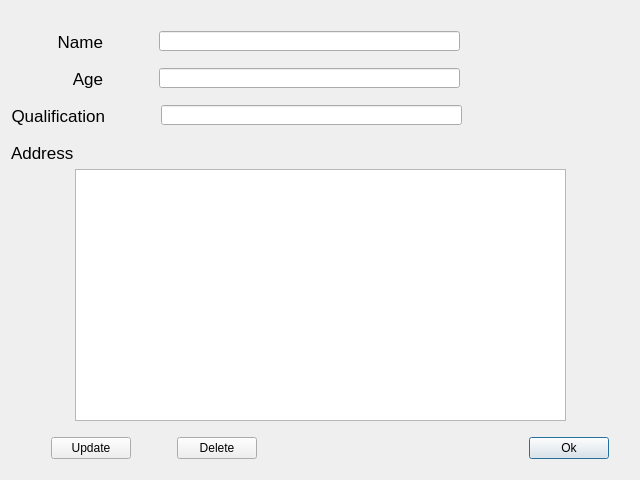
<?xml version="1.0" encoding="UTF-8"?>
<ui version="4.0">
 <class>CPersonDetails</class>
 <widget class="QDialog" name="CPersonDetails">
  <property name="geometry">
   <rect>
    <x>0</x>
    <y>0</y>
    <width>640</width>
    <height>480</height>
   </rect>
  </property>
  <property name="sizePolicy">
   <sizepolicy hsizetype="Fixed" vsizetype="Fixed">
    <horstretch>0</horstretch>
    <verstretch>0</verstretch>
   </sizepolicy>
  </property>
  <property name="minimumSize">
   <size>
    <width>640</width>
    <height>480</height>
   </size>
  </property>
  <property name="maximumSize">
   <size>
    <width>640</width>
    <height>480</height>
   </size>
  </property>
  <property name="windowTitle">
   <string>Dialog</string>
  </property>
  <property name="whatsThis">
   <string/>
  </property>
  <layout class="QVBoxLayout" name="verticalLayout">
   <item>
    <spacer name="verticalSpacer_4">
     <property name="orientation">
      <enum>Qt::Vertical</enum>
     </property>
     <property name="sizeType">
      <enum>QSizePolicy::Fixed</enum>
     </property>
     <property name="sizeHint" stdset="0">
      <size>
       <width>20</width>
       <height>20</height>
      </size>
     </property>
    </spacer>
   </item>
   <item>
    <layout class="QHBoxLayout" name="horizontalLayout_5">
     <item>
      <widget class="QLabel" name="label_3">
       <property name="sizePolicy">
        <sizepolicy hsizetype="Fixed" vsizetype="Fixed">
         <horstretch>0</horstretch>
         <verstretch>0</verstretch>
        </sizepolicy>
       </property>
       <property name="minimumSize">
        <size>
         <width>92</width>
         <height>21</height>
        </size>
       </property>
       <property name="font">
        <font>
         <pointsize>13</pointsize>
        </font>
       </property>
       <property name="text">
        <string>Name</string>
       </property>
       <property name="alignment">
        <set>Qt::AlignRight|Qt::AlignTrailing|Qt::AlignVCenter</set>
       </property>
      </widget>
     </item>
     <item>
      <spacer name="horizontalSpacer">
       <property name="orientation">
        <enum>Qt::Horizontal</enum>
       </property>
       <property name="sizeType">
        <enum>QSizePolicy::Fixed</enum>
       </property>
       <property name="sizeHint" stdset="0">
        <size>
         <width>50</width>
         <height>20</height>
        </size>
       </property>
      </spacer>
     </item>
     <item>
      <widget class="QLineEdit" name="leDisplayName">
       <property name="sizePolicy">
        <sizepolicy hsizetype="Fixed" vsizetype="Fixed">
         <horstretch>0</horstretch>
         <verstretch>0</verstretch>
        </sizepolicy>
       </property>
       <property name="minimumSize">
        <size>
         <width>301</width>
         <height>20</height>
        </size>
       </property>
       <property name="maximumSize">
        <size>
         <width>301</width>
         <height>20</height>
        </size>
       </property>
       <property name="font">
        <font>
         <family>Times New Roman</family>
         <pointsize>20</pointsize>
        </font>
       </property>
       <property name="text">
        <string/>
       </property>
       <property name="readOnly">
        <bool>true</bool>
       </property>
      </widget>
     </item>
     <item>
      <spacer name="horizontalSpacer_7">
       <property name="orientation">
        <enum>Qt::Horizontal</enum>
       </property>
       <property name="sizeHint" stdset="0">
        <size>
         <width>40</width>
         <height>20</height>
        </size>
       </property>
      </spacer>
     </item>
    </layout>
   </item>
   <item>
    <spacer name="verticalSpacer_3">
     <property name="orientation">
      <enum>Qt::Vertical</enum>
     </property>
     <property name="sizeType">
      <enum>QSizePolicy::Fixed</enum>
     </property>
     <property name="sizeHint" stdset="0">
      <size>
       <width>20</width>
       <height>10</height>
      </size>
     </property>
    </spacer>
   </item>
   <item>
    <layout class="QHBoxLayout" name="horizontalLayout_4">
     <item>
      <widget class="QLabel" name="label_2">
       <property name="sizePolicy">
        <sizepolicy hsizetype="Fixed" vsizetype="Fixed">
         <horstretch>0</horstretch>
         <verstretch>0</verstretch>
        </sizepolicy>
       </property>
       <property name="minimumSize">
        <size>
         <width>92</width>
         <height>21</height>
        </size>
       </property>
       <property name="font">
        <font>
         <pointsize>13</pointsize>
        </font>
       </property>
       <property name="text">
        <string>Age</string>
       </property>
       <property name="alignment">
        <set>Qt::AlignRight|Qt::AlignTrailing|Qt::AlignVCenter</set>
       </property>
      </widget>
     </item>
     <item>
      <spacer name="horizontalSpacer_2">
       <property name="orientation">
        <enum>Qt::Horizontal</enum>
       </property>
       <property name="sizeType">
        <enum>QSizePolicy::Fixed</enum>
       </property>
       <property name="sizeHint" stdset="0">
        <size>
         <width>50</width>
         <height>20</height>
        </size>
       </property>
      </spacer>
     </item>
     <item>
      <widget class="QLineEdit" name="leDisplayAge">
       <property name="sizePolicy">
        <sizepolicy hsizetype="Fixed" vsizetype="Fixed">
         <horstretch>0</horstretch>
         <verstretch>0</verstretch>
        </sizepolicy>
       </property>
       <property name="minimumSize">
        <size>
         <width>301</width>
         <height>20</height>
        </size>
       </property>
       <property name="maximumSize">
        <size>
         <width>301</width>
         <height>20</height>
        </size>
       </property>
       <property name="font">
        <font>
         <family>Times New Roman</family>
         <pointsize>20</pointsize>
        </font>
       </property>
       <property name="text">
        <string/>
       </property>
       <property name="readOnly">
        <bool>true</bool>
       </property>
      </widget>
     </item>
     <item>
      <spacer name="horizontalSpacer_6">
       <property name="orientation">
        <enum>Qt::Horizontal</enum>
       </property>
       <property name="sizeHint" stdset="0">
        <size>
         <width>40</width>
         <height>20</height>
        </size>
       </property>
      </spacer>
     </item>
    </layout>
   </item>
   <item>
    <spacer name="verticalSpacer_2">
     <property name="orientation">
      <enum>Qt::Vertical</enum>
     </property>
     <property name="sizeType">
      <enum>QSizePolicy::Fixed</enum>
     </property>
     <property name="sizeHint" stdset="0">
      <size>
       <width>20</width>
       <height>10</height>
      </size>
     </property>
    </spacer>
   </item>
   <item>
    <layout class="QHBoxLayout" name="horizontalLayout_3">
     <item>
      <widget class="QLabel" name="label">
       <property name="sizePolicy">
        <sizepolicy hsizetype="Fixed" vsizetype="Fixed">
         <horstretch>0</horstretch>
         <verstretch>0</verstretch>
        </sizepolicy>
       </property>
       <property name="minimumSize">
        <size>
         <width>92</width>
         <height>21</height>
        </size>
       </property>
       <property name="font">
        <font>
         <pointsize>13</pointsize>
        </font>
       </property>
       <property name="text">
        <string>Qualification</string>
       </property>
       <property name="alignment">
        <set>Qt::AlignRight|Qt::AlignTrailing|Qt::AlignVCenter</set>
       </property>
      </widget>
     </item>
     <item>
      <spacer name="horizontalSpacer_3">
       <property name="orientation">
        <enum>Qt::Horizontal</enum>
       </property>
       <property name="sizeType">
        <enum>QSizePolicy::Fixed</enum>
       </property>
       <property name="sizeHint" stdset="0">
        <size>
         <width>50</width>
         <height>20</height>
        </size>
       </property>
      </spacer>
     </item>
     <item>
      <widget class="QLineEdit" name="leDisplayQualification">
       <property name="sizePolicy">
        <sizepolicy hsizetype="Fixed" vsizetype="Fixed">
         <horstretch>0</horstretch>
         <verstretch>0</verstretch>
        </sizepolicy>
       </property>
       <property name="minimumSize">
        <size>
         <width>301</width>
         <height>20</height>
        </size>
       </property>
       <property name="maximumSize">
        <size>
         <width>301</width>
         <height>20</height>
        </size>
       </property>
       <property name="font">
        <font>
         <family>Times New Roman</family>
         <pointsize>20</pointsize>
        </font>
       </property>
       <property name="text">
        <string/>
       </property>
       <property name="readOnly">
        <bool>true</bool>
       </property>
      </widget>
     </item>
     <item>
      <spacer name="horizontalSpacer_5">
       <property name="orientation">
        <enum>Qt::Horizontal</enum>
       </property>
       <property name="sizeHint" stdset="0">
        <size>
         <width>40</width>
         <height>20</height>
        </size>
       </property>
      </spacer>
     </item>
    </layout>
   </item>
   <item>
    <spacer name="verticalSpacer">
     <property name="orientation">
      <enum>Qt::Vertical</enum>
     </property>
     <property name="sizeType">
      <enum>QSizePolicy::Fixed</enum>
     </property>
     <property name="sizeHint" stdset="0">
      <size>
       <width>20</width>
       <height>10</height>
      </size>
     </property>
    </spacer>
   </item>
   <item>
    <layout class="QHBoxLayout" name="horizontalLayout_2">
     <item>
      <widget class="QLabel" name="label_4">
       <property name="sizePolicy">
        <sizepolicy hsizetype="Fixed" vsizetype="Fixed">
         <horstretch>0</horstretch>
         <verstretch>0</verstretch>
        </sizepolicy>
       </property>
       <property name="minimumSize">
        <size>
         <width>92</width>
         <height>21</height>
        </size>
       </property>
       <property name="font">
        <font>
         <pointsize>13</pointsize>
        </font>
       </property>
       <property name="text">
        <string>Address</string>
       </property>
       <property name="alignment">
        <set>Qt::AlignLeading|Qt::AlignLeft|Qt::AlignVCenter</set>
       </property>
      </widget>
     </item>
     <item>
      <spacer name="horizontalSpacer_4">
       <property name="orientation">
        <enum>Qt::Horizontal</enum>
       </property>
       <property name="sizeHint" stdset="0">
        <size>
         <width>40</width>
         <height>20</height>
        </size>
       </property>
      </spacer>
     </item>
    </layout>
   </item>
   <item>
    <layout class="QHBoxLayout" name="horizontalLayout">
     <item>
      <spacer name="horizontalSpacer_8">
       <property name="orientation">
        <enum>Qt::Horizontal</enum>
       </property>
       <property name="sizeHint" stdset="0">
        <size>
         <width>40</width>
         <height>20</height>
        </size>
       </property>
      </spacer>
     </item>
     <item>
      <widget class="QPlainTextEdit" name="teDisplayAddress">
       <property name="minimumSize">
        <size>
         <width>491</width>
         <height>161</height>
        </size>
       </property>
       <property name="font">
        <font>
         <pointsize>13</pointsize>
        </font>
       </property>
       <property name="readOnly">
        <bool>true</bool>
       </property>
      </widget>
     </item>
     <item>
      <spacer name="horizontalSpacer_9">
       <property name="orientation">
        <enum>Qt::Horizontal</enum>
       </property>
       <property name="sizeHint" stdset="0">
        <size>
         <width>40</width>
         <height>20</height>
        </size>
       </property>
      </spacer>
     </item>
    </layout>
   </item>
   <item>
    <spacer name="verticalSpacer_5">
     <property name="orientation">
      <enum>Qt::Vertical</enum>
     </property>
     <property name="sizeType">
      <enum>QSizePolicy::Fixed</enum>
     </property>
     <property name="sizeHint" stdset="0">
      <size>
       <width>20</width>
       <height>10</height>
      </size>
     </property>
    </spacer>
   </item>
   <item>
    <layout class="QHBoxLayout" name="horizontalLayout_6">
     <item>
      <spacer name="horizontalSpacer_10">
       <property name="orientation">
        <enum>Qt::Horizontal</enum>
       </property>
       <property name="sizeType">
        <enum>QSizePolicy::Fixed</enum>
       </property>
       <property name="sizeHint" stdset="0">
        <size>
         <width>40</width>
         <height>20</height>
        </size>
       </property>
      </spacer>
     </item>
     <item>
      <widget class="QPushButton" name="pbPersonUpdate">
       <property name="text">
        <string>Update</string>
       </property>
       <property name="default">
        <bool>false</bool>
       </property>
      </widget>
     </item>
     <item>
      <spacer name="horizontalSpacer_11">
       <property name="orientation">
        <enum>Qt::Horizontal</enum>
       </property>
       <property name="sizeType">
        <enum>QSizePolicy::Fixed</enum>
       </property>
       <property name="sizeHint" stdset="0">
        <size>
         <width>40</width>
         <height>20</height>
        </size>
       </property>
      </spacer>
     </item>
     <item>
      <widget class="QPushButton" name="pbPersonDelete">
       <property name="text">
        <string>Delete</string>
       </property>
      </widget>
     </item>
     <item>
      <spacer name="horizontalSpacer_12">
       <property name="orientation">
        <enum>Qt::Horizontal</enum>
       </property>
       <property name="sizeHint" stdset="0">
        <size>
         <width>40</width>
         <height>20</height>
        </size>
       </property>
      </spacer>
     </item>
     <item>
      <widget class="QPushButton" name="pbPersonOK">
       <property name="styleSheet">
        <string notr="true">QLabel
{
	font-size: 13px;
}</string>
       </property>
       <property name="text">
        <string>Ok</string>
       </property>
       <property name="default">
        <bool>true</bool>
       </property>
      </widget>
     </item>
     <item>
      <spacer name="horizontalSpacer_13">
       <property name="orientation">
        <enum>Qt::Horizontal</enum>
       </property>
       <property name="sizeType">
        <enum>QSizePolicy::Fixed</enum>
       </property>
       <property name="sizeHint" stdset="0">
        <size>
         <width>20</width>
         <height>20</height>
        </size>
       </property>
      </spacer>
     </item>
    </layout>
   </item>
   <item>
    <spacer name="verticalSpacer_6">
     <property name="orientation">
      <enum>Qt::Vertical</enum>
     </property>
     <property name="sizeType">
      <enum>QSizePolicy::Fixed</enum>
     </property>
     <property name="sizeHint" stdset="0">
      <size>
       <width>20</width>
       <height>10</height>
      </size>
     </property>
    </spacer>
   </item>
  </layout>
  <zorder>verticalSpacer</zorder>
  <zorder>verticalSpacer_2</zorder>
  <zorder>verticalSpacer_3</zorder>
  <zorder>verticalSpacer_4</zorder>
  <zorder>verticalSpacer_5</zorder>
  <zorder>verticalSpacer_6</zorder>
 </widget>
 <resources/>
 <connections/>
</ui>
